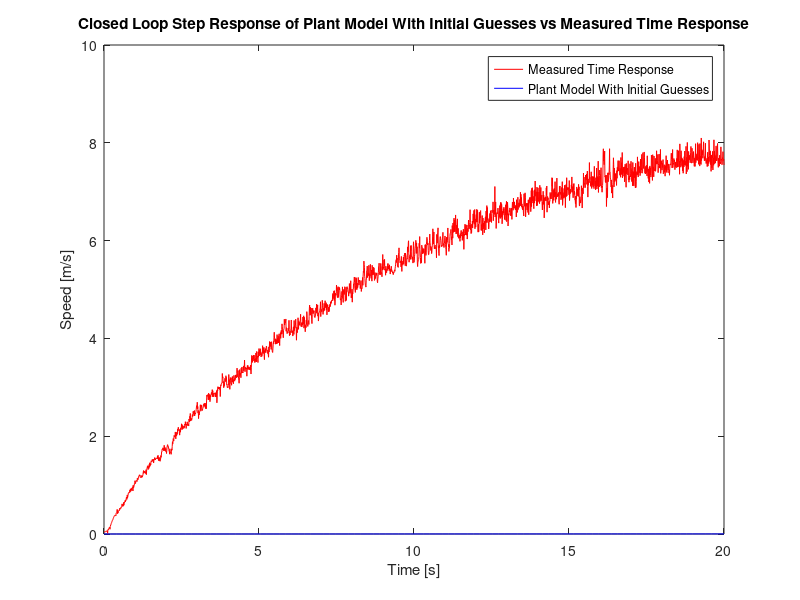
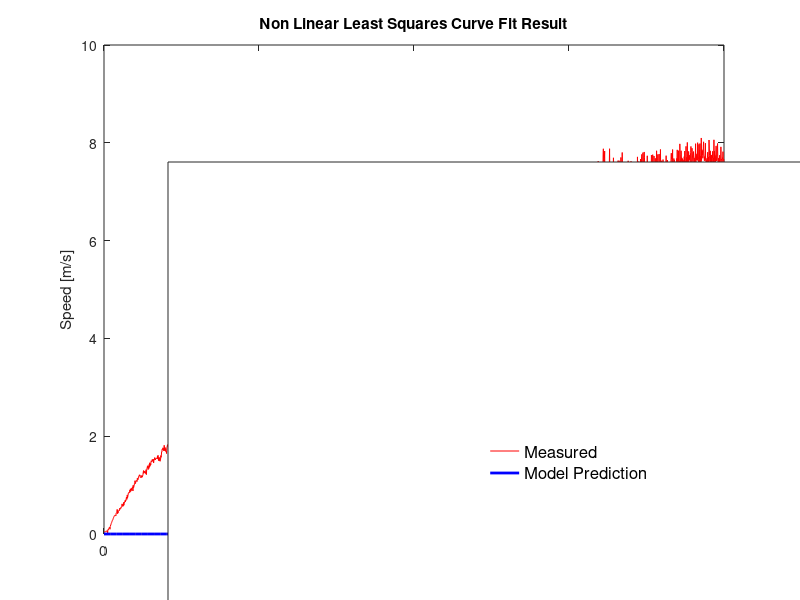

Reproduce these figures in MATLAB, in order.
                   %%% <System Identification> %%% 

%%%% -- This is the first code used in the controller design process -- %%%%

%%% DESCRIPTION
%%% This code identifies the constants of the derived ebike plant model using a least-sqaures curve fitting method
%%%  based on initial guesses of the plant model constants. 
%%%   Please read this blog post to learn more about the derived ebike plant model: https://mechmotum.github.io/blog/ebike-controller-design.html  
%%%    This code requires 00912.mat data file in order to run

%%%%%% Doing the all clear %%%%%%
clear
clc
close all

%%%%%% PLANT MODEL %%%%%% (Derived from first principles)
%%%
%%% v(s)/V(s) = Kt*L*Rw / (J*L + L*Rw^2*m)*s^2 + (J*Rm + 2*Ka*L*Rw^2 + Rm*Rw^2*m)*s + Kt^2 + 2*Ka*Rm*Rw^2 ) 
%%%
%%%%%% %%%%%% %%%%%% %%%%%

% Initializing Plant Model Constants  
% These constants are initial guesses
Ka = 0.368;      % Aerodynamic Drag coefficient taken from Bicycling Science 3rd Edition by David Gordon Wilson
kt = 0.002;      % Motor torque constant for a 500 Kv motor
Rm = 0.15;       % [ohms] Motor resistance taken as an average from other similar motors
m = 95.05;       % [kg] Mass of bike+rider from Modeling the Manually Controlled Bicycle
J = 2*0.15;      % [kg*m^2] From Modeling the Manually Controlled Bicycle by Hess et. al. (multiplied by two to lump both front and rear wheels)   
L = 0.06;        % [H] Motor inductance taken as an average from other similar motors
Rw = 0.34;       % [m] Radius of the rear wheel

% Loading Measured Time Response Data
load('00912.mat') 
xdata = linspace(0,20,2401);  
ydata = (2*pi()/60)*(456.3862.*NIData(300:2700,7)-1.2846)*(0.341*0.028985/0.333375); %the raw data from 00912.mat must first be processed to convert it to m/s (see http://moorepants.github.io/dissertation/davisbicycle.html#calibration) 
ydata = transpose(ydata); 
stepVoltage = 4.27; % [V] hall effect sensor voltage measured with a multimeter while at full throttle

% Declaring Coefficeints of Simplified Plant Model 
%-          Gp = e / (s^2 + f*s + g)            -%
a = J*L + L*Rw^2*m;
b = J*Rm + 2*Ka*L*Rw^2 + Rm*Rw^2*m;
c = kt^2 + 2*Ka*Rm*Rw^2;
d = kt*L*Rw;
e = d/a;
f = b/a;
g = c/a;

% Function that computes the time response of the transfer function. 
% This function is used in the least-squares curve fitting
% The expression below is the inverse laplace of (stepVoltage/s) * (e / s^2 + f*s + g). Below, x is an array containing the values of coefficients e, f and g
time_response = @(x,xdata) (427*x(1))/(100*x(3)) - (427*x(1)*exp(-(x(2).*xdata)/2).*(cosh(xdata.*(x(2)^2/4 - x(3))^(1/2)) + (x(2)*sinh(xdata.*(x(2)^2/4 - x(3))^(1/2)))/(2*(x(2)^2/4 - x(3))^(1/2))))/(100*x(3));

% Initial Guess
x0 = [e, f, g]; 

% Plotting The Initial Guess Against the Measured Data 
figure()
t_2 = linspace(xdata(1), xdata(end));
plot(xdata,ydata,'r',t_2,time_response(x0,t_2),'b') 

title('Closed Loop Step Response of Plant Model With Initial Guesses vs Measured Time Response')
xlabel('Time [s]') 
ylabel('Speed [m/s]')
legend('Measured Time Response', 'Plant Model With Initial Guesses')

% Curve Fitting Using Least-Squares Method
x = lsqcurvefit(time_response,x0,xdata,ydata);
fprintf("The optimized coefficients:"); display(x); fprintf("/n");

%% Plotting the Curve Fit %%%%%%%%%%%%%%%%%%%%%%%%%%%%%%%%%%%%%%%%%%%%%%%%%%%%%%%%%%%%%%%%%%
figure(); 

plot(xdata,ydata,'r',t_2,time_response(x,t_2),'b', 'LineWidth', 2 )  
title('Non Linear Least Squares Curve Fit Result')
xlabel('Time [s]') 
ylabel('Speed [m/s]')
h = legend('Measured', 'Model Prediction');
rect = [0.21, -0.27, 1, 1];
set(h, ... 
    'Position', rect, ... 
    'FontSize', 12);  

%% Displaying the Identified Plant Model
Gp = tf(x(1),[1,x(2),x(3)]);
fprintf('The identified plant model is:'); display(Gp)

%% Generating Plot for Publishing

publishing = 0; % For publishing set this to 1

if publishing 
    figure();

    pos = get(gcf, 'Position');
    width = 7; % width in inches 
    height = 6; % height in inches
    set(gcf, 'Position', [pos(1) pos(2) width*100 height*100])

    plot(xdata,ydata,'r',t_2,time_response(x,t_2),'b', 'LineWidth', 2 )  

    % Gathering and Plotting Additional Time Responses At Different Magnitudes 
    %opt1 = stepDataOptions('StepAmplitude',5);
    opt2 = stepDataOptions('StepAmplitude',3);
    opt3 = stepDataOptions('StepAmplitude',1); 

    %y1 = step(Gp,t_2,opt1);
    y2 = step(Gp,t_2,opt2);
    y3 = step(Gp,t_2,opt3);

    hold on  
    %plot(t_2,y1,'b')
    plot(t_2,y2,'g')
    plot(t_2,y3,'k') 

    xlabel('Time [s]') 
    ylabel('Speed [m/s]')
    h = legend('Measured','Model Fit','Step Magnitude = 3V','1V');
    rect = [-0.15, 0.3, 1, 1];
    set(h, ... 
        'Position', rect, ... 
        'FontSize', 12);  

    % Preserving the size of the image when saving 
    set(gcf,'InvertHardcopy','on');
    set(gcf,'PaperUnits', 'inches');
    papersize = get(gcf, 'PaperSize');
    left = (papersize(1)- width)/2;
    bottom = (papersize(2)- height)/2;
    myfiguresize = [left, bottom, width, height];
    set(gcf,'PaperPosition', myfiguresize);

    print('SysIDPlot','-depsc2','-r600') 
end
